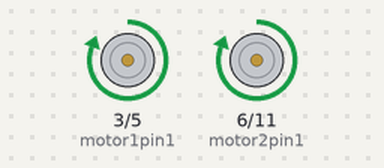
Recording of a sketch running on a simulated Arduino Uno, built with avr-gcc and run on an emulated ATmega328P. On the bench: motor-driver pin pairs drawn as motors (green arrow = first pin HIGH = forward, orange = second pin HIGH = backward, longer = more drive).

Above: at 0.5 s.
At 3.65 s:
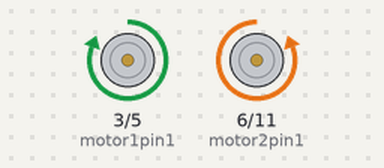
Timing chart, 0 to 5.8 s (numbered marks = the images above):
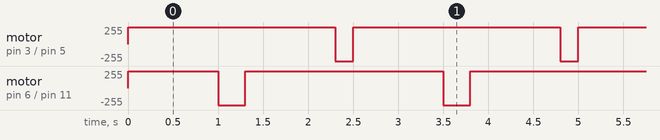

Measured:
- by itself, motor on pin 3 (motor1pin1) / pin 5 (motor1pin2): alternates forward 255/255 for 2.3 s and backward 255/255 for 0.20 s
- by itself, motor on pin 6 (motor2pin1) / pin 11 (motor2pin2): repeats every 2.5 s: backward 255/255 0.30 s, forward 255/255 2.2 s

The sketch:

_______.ino
```cpp
int motor1pin1 = 3;//2;
int motor1pin2 = 5;//3;

int motor2pin1 = 6;//4;
int motor2pin2 = 11;//5;


void setup() {
  // put your setup code here, to run once:
  pinMode(motor1pin1, OUTPUT);
  pinMode(motor1pin2, OUTPUT);
  pinMode(motor2pin1, OUTPUT);
  pinMode(motor2pin2, OUTPUT);
}

void loop() {
  // put your main code here, to run repeatedly:
  digitalWrite(motor1pin1, HIGH);
  digitalWrite(motor1pin2, LOW);

  digitalWrite(motor2pin1, HIGH);
  digitalWrite(motor2pin2, LOW);
  delay(1000);
  digitalWrite(motor1pin1, HIGH);
  digitalWrite(motor1pin2, LOW);
  digitalWrite(motor2pin1, LOW);
  digitalWrite(motor2pin2, HIGH);
  delay(300);
  digitalWrite(motor1pin1, HIGH);
  digitalWrite(motor1pin2, LOW);

  digitalWrite(motor2pin1, HIGH);
  digitalWrite(motor2pin2, LOW);
  delay(1000);
  digitalWrite(motor1pin1, LOW);
  digitalWrite(motor1pin2, HIGH);
  digitalWrite(motor2pin1, HIGH);
  digitalWrite(motor2pin2, LOW);
  delay(200);


}
```
